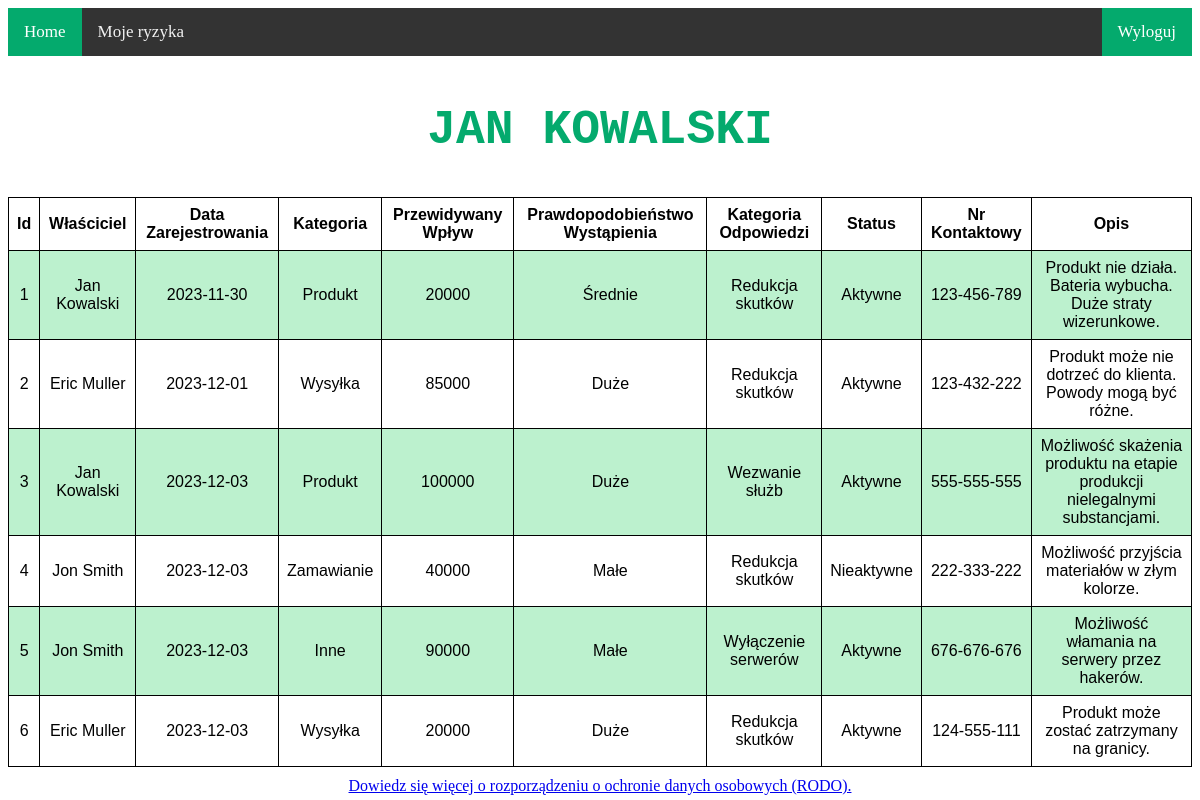
/ (signed in), run on the app's committed database.
### tables this page shows
CREATE TABLE person (
    id INTEGER PRIMARY KEY AUTOINCREMENT,
    name TEXT NOT NULL,
    login TEXT NOT NULL,
    password TEXT NOT NULL
);

CREATE TABLE risk (
    id INTEGER PRIMARY KEY AUTOINCREMENT,
    owner_id INTEGER references person(id),
    created TIMESTAMP NOT NULL DEFAULT CURRENT_TIMESTAMP,
    category TEXT NOT NULL,
    impact INTEGER NOT NULL,
    proximity TEXT NOT NULL,
    response TEXT NOT NULL,
    status TEXT NOT NULL,
    contact TEXT NOT NULL,
    description TEXT NOT NULL
);

### app.py (the view)
@app.route('/')
def main_page():
    if not current_user.is_authenticated:
        return redirect("/login")
    else:
        risks = db.get_all_risks()
        return render_template('index.html', risks=risks, titles=titles)

### app.py (called while the page is built)
@login_manager.user_loader
def loader_user(idn):
    return db.get_user(idn)

### db.py (called while the page is built)
def get_db_connection():
    conn = sqlite3.connect('database.db')
    conn.row_factory = sqlite3.Row
    return conn

def get_user(idn):
    conn = get_db_connection()
    user = conn.execute('SELECT * FROM PERSON WHERE id=' + str(idn)).fetchall()
    conn.close()
    user_wrap = User(user[0][0], user[0][1], user[0][2], user[0][3])
    return user_wrap

def get_all_risks():
    conn = get_db_connection()
    risks = conn.execute(
        'SELECT risk.id, name, date(created), category, impact, proximity, response, status, contact, description '
        'FROM risk, person WHERE risk.owner_id = person.id').fetchall()
    conn.close()
    return risks

### templates/index.html (shortened to what this page needs)
{% extends "topnav.html" %}
{% block content %}
    {% if current_user.is_authenticated %}
        <h2>{{ current_user.name }}</h2>
        <div class="scrollable">
            <table>
                <tr>
                    {% for title in titles %}
                        <th>{{ title }}</th>
                    {% endfor %}
                </tr>
                {% for risk in risks %}
                    <tr>
                        {% for content in risk %}
                            <td onclick="window.location='{{ risk[0] }}'">{{ content }}</td>
                        {% endfor %}
                    </tr>
                {% endfor %}
            </table>
            <div class="link_holder">
                <a href="https://uodo.gov.pl/404" target="_blank">Dowiedz się więcej o rozporządzeniu o ochronie danych
                    osobowych (RODO).</a>
            </div>
        </div>
    {% else %}
        <h1>Nie jesteś zalogowany/a</h1>
    {% endif %}
{% endblock %}

### static/style.css (style rules this page uses)
.scrollable { width: 100%; overflow-x: auto; }
table { margin-left: auto; margin-right: auto; font-family: arial, sans-serif; border-collapse: collapse; width: 100%; }
td, th { border: 1px solid #000000; text-align: center; padding: 8px; overflow: hidden; text-overflow: ellipsis; }
tr:nth-child(even) { background-color: #bcf1ce; }
h2 { text-align: center; text-transform: uppercase; color: #04AA6D; font-family: "Monaco", "Lucida Console", monospace; font-size: xxx-large; }
.link_holder { margin-top: 10px; text-align: center; }

### data on the page
person: name "JAN KOWALSKI", name "Jan Kowalski"
risk: risk "1" "2023-11-30", category "Produkt", impact "20000", proximity "Średnie", response "Redukcja skutków", status "Aktywne", contact "123-456-789", description "Produkt nie działa. Bateria wybucha. Duże straty wizerunkowe."
risk: risk "2" "2023-12-01", category "Wysyłka", impact "85000", proximity "Duże", response "Redukcja skutków", status "Aktywne", contact "123-432-222", description "Produkt może nie dotrzeć do klienta. Powody mogą być różne."
person: name "Eric Muller"
risk: risk "3" "2023-12-03", category "Produkt", impact "100000", proximity "Duże", response "Wezwanie służb", status "Aktywne", contact "555-555-555", description "Możliwość skażenia produktu na etapie produkcji nielegalnymi substancjami."
risk: risk "4" "2023-12-03", category "Zamawianie", impact "40000", proximity "Małe", response "Redukcja skutków", status "Nieaktywne", contact "222-333-222", description "Możliwość przyjścia materiałów w złym kolorze."
person: name "Jon Smith"
risk: risk "5" "2023-12-03", category "Inne", impact "90000", proximity "Małe", response "Wyłączenie serwerów", status "Aktywne", contact "676-676-676", description "Możliwość włamania na serwery przez hakerów."
risk: risk "6" "2023-12-03", category "Wysyłka", impact "20000", proximity "Duże", response "Redukcja skutków", status "Aktywne", contact "124-555-111", description "Produkt może zostać zatrzymany na granicy."

### other printed values
{{ title }} "Id" "Właściciel" "Data Zarejestrowania" "Kategoria" "Przewidywany Wpływ" "Prawdopodobieństwo Wystąpienia" "Kategoria Odpowiedzi" "Status" "Nr Kontaktowy" "Opis"
